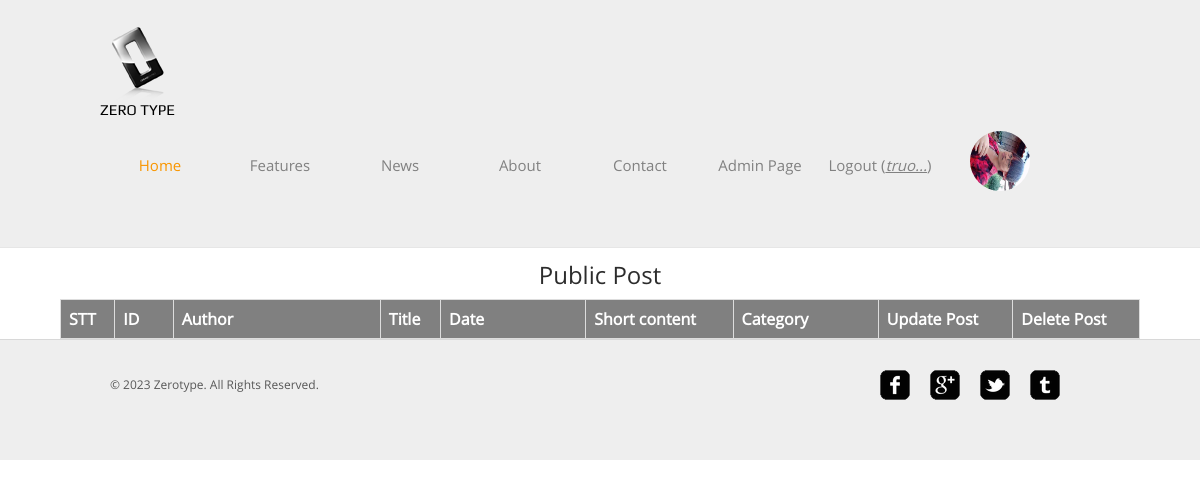
The page /post/privatePost.php (signed in) on the database its author committed.
### tables this page shows
CREATE TABLE `user` (
  `id` int(11) NOT NULL,
  `email` varchar(100) NOT NULL,
  `username` varchar(100) NOT NULL,
  `password` varchar(100) NOT NULL,
  `avatar` varchar(255) NOT NULL,
  `fullname` varchar(255) NOT NULL,
  `gender` varchar(6) NOT NULL,
  `favorite` varchar(255) NOT NULL,
  `role` varchar(5) NOT NULL
);

### controll.php (called while the page is built, shortened)
<?php
include('connect.php');
class AbstractQuery{
    public function convertShortContent($content){
        return strlen($content) < 4 ? $content : substr($content,0,4)."...";
    }
    public function loginGetValue($username,$password){
        global $conn;
        $sql="select * from user where username = '$username' and password = '$password'";
        $run = mysqli_query($conn,$sql);
        return $run;
    }
    public function loginWithCookie(){
        if(isset($_COOKIE['username']) && isset($_COOKIE['password'])) {
            $username= $_COOKIE['username'];
            $password= $_COOKIE['password'];
            $run = $this->loginGetValue($username,$password);
            return $run->num_rows > 0 ? $run : null;
        }
        return null;
    }
}
?>

### post/privatePost.php (the view, shortened to what this page needs)
<!DOCTYPE HTML>
<html>
<head>
	<link rel="stylesheet" href="https://pro.fontawesome.com/releases/v5.15.4/css/all.css">
	<link rel="stylesheet" href="/zerotype/css/style.css" type="text/css">
	<link rel="stylesheet" href="/zerotype/css/style2.css" type="text/css">
</head>
<body>
	<div id="header">
		<div>
			<div class="logo">
				<a href="/zerotype/index.php">Zero Type</a>
			</div>
			<ul id="navigation">
				<li class="active">
					<a href="/zerotype/admin.php">Home</a>
				</li>
				<li>
					<a href="/zerotype/features.php">Features</a>
				</li>
				<li>
					<a href="/zerotype/news.php">News</a>
				</li>
				<li>
					<a href="/zerotype/about.php">About</a>
				</li>
				<li>
					<a href="/zerotype/contact.php">Contact</a>
				</li>
				<?php
				include("../filterwithcookie.php");
				?>
				<li>
				<div class="avatar">
                    <?php
                    global $query;
                    $run = $query->loginGetValue($_COOKIE['username'],$_COOKIE['password']);
                        if($run->num_rows > 0){
                            $row = $run->fetch_assoc();
                            echo "<a href='/zerotype/profile/updateProfile.php'><img src=../".$row['avatar']." width='60' height='60' style='border-radius:50%;'></a>";
                        }
                    ?>
				</div>
				</li>
			</ul>
		</div>
	</div>
			<center><h2 style="margin-top:15px;">Public Post</h2></center>
			<table id="post">
					<tr>
						<th>STT</th>
						<th style="min-width:30px">ID</th>
						<th style="min-width:150px">Author</th>
						<th>Title</th>
						<th style="min-width:100px">Date</th>
						<th>Short content</th>
						<th style="min-width:100px">Category</th>
						<th>Update Post</th>
						<th>Delete Post</th>
					</tr>
			</table>
	<div id="footer">
		<div class="clearfix">
			<div id="connect">
				<a href="http://freewebsitetemplates.com/go/facebook/" target="_blank" class="facebook"></a><a href="http://freewebsitetemplates.com/go/googleplus/" target="_blank" class="googleplus"></a><a href="http://freewebsitetemplates.com/go/twitter/" target="_blank" class="twitter"></a><a href="http://www.freewebsitetemplates.com/misc/contact/" target="_blank" class="tumbler"></a>
			</div>
			<p>
				© 2023 Zerotype. All Rights Reserved.
			</p>
		</div>
	</div>
</body>
</html>

### filterwithcookie.php
<?php
include("controll.php");
$query = new AbstractQuery();
$checkCookie = $query->loginWithCookie();
if($checkCookie != null){
    while($row = $checkCookie->fetch_assoc()) {
        if($row['role']=="ADMIN"){
            echo '<li>
            <a href="/zerotype/admin.php">Admin Page</a>
            </li>';
        }
        echo '<li>
        <a href="/zerotype/logoutcookie.php">Logout (<u><i>'.$query->convertShortContent($row['username']).'</i></u>)</a>
        </li>
        <style>
        #register,#login{
            display: none;
        }
        </style>';
        break;
    }
}
else
    header('Location: login.php');
?>

### css/style.css (style rules this page uses)
body { background-color: #fff; font-family: 'OpenSans'; margin: 0; }
img { border: 0; }
.clearfix:after, #contents:after { clear: both; content: ""; display: block; height: 1%; line-height: 0; visibility: hidden; }
#header { background-color: #eee; border-bottom: 1px solid #e6e6e6; padding: 27px 0; }
#header>div, #footer>div { width: 920px; margin: 0 auto; padding: 0 20px; }
#header .logo { float: left; margin-right: 20px; }
#header .logo a { background: url(../images/logo.png) no-repeat center top; color: #000; display: block; font: 15px/30px 'Play'; height: 20px; width: 76px; padding-top: 68px; text-decoration: none; text-transform: uppercase; }
#navigation { display: inline-block; list-style: none; line-height: 100px; margin: 0; padding: 0; }
#navigation li { float: left; width: 160px; text-align: center; }
#navigation li a { color: #818181; font-size: 15px; line-height: 30px; text-decoration: none; }
#navigation li.active a { color: #f99600; }
h2 { color: #2c2c2c; font-size: 24px; font-weight: normal; line-height: 24px; margin: 0 0 12px; }
p { color: #585858; font-size: 16px; line-height: 24px; margin: 0 0 30px; }
#footer { background-color: #eee; border-top: 1px solid #d8d8d8; padding: 30px 0; }
#footer p { font-size: 12px; line-height: 30px; padding-left: 10px; }
#connect { float: right; display: inline-block; margin-right: 30px; }
#connect a { background: url(../images/icons.png) no-repeat; display: inline-block; height: 30px; width: 30px; margin: 0 10px; }
#connect a.googleplus { background-position: 0 -40px; }
#connect a.twitter { background-position: 0 -80px; }
#connect a.tumbler { background-position: 0 -120px; }

### css/style2.css (style rules this page uses)
#navigation li { float: left; width: 120px; text-align: center; }
#header>div, #footer>div { width: 1000px; margin: 0 auto; padding: 0 20px; }

### post/privatePost.php (style rules this page uses)
#header>div, #footer>div { width: 1000px; }
.avatar { width: 100%; height: 100px; display: flex; justify-content: center; align-items: center; }
table, th, td { border:1px solid black; word-break: break-all; }
#post { border-collapse: collapse; width: 90%; margin: 0 auto; }
#post td, #post th { border: 1px solid #ddd; padding: 8px; }
#post th { text-align: left; background-color: grey; color: white; }

### rows shown on the page
user: role "Admin Page", username "truo...", avatar (picture)
